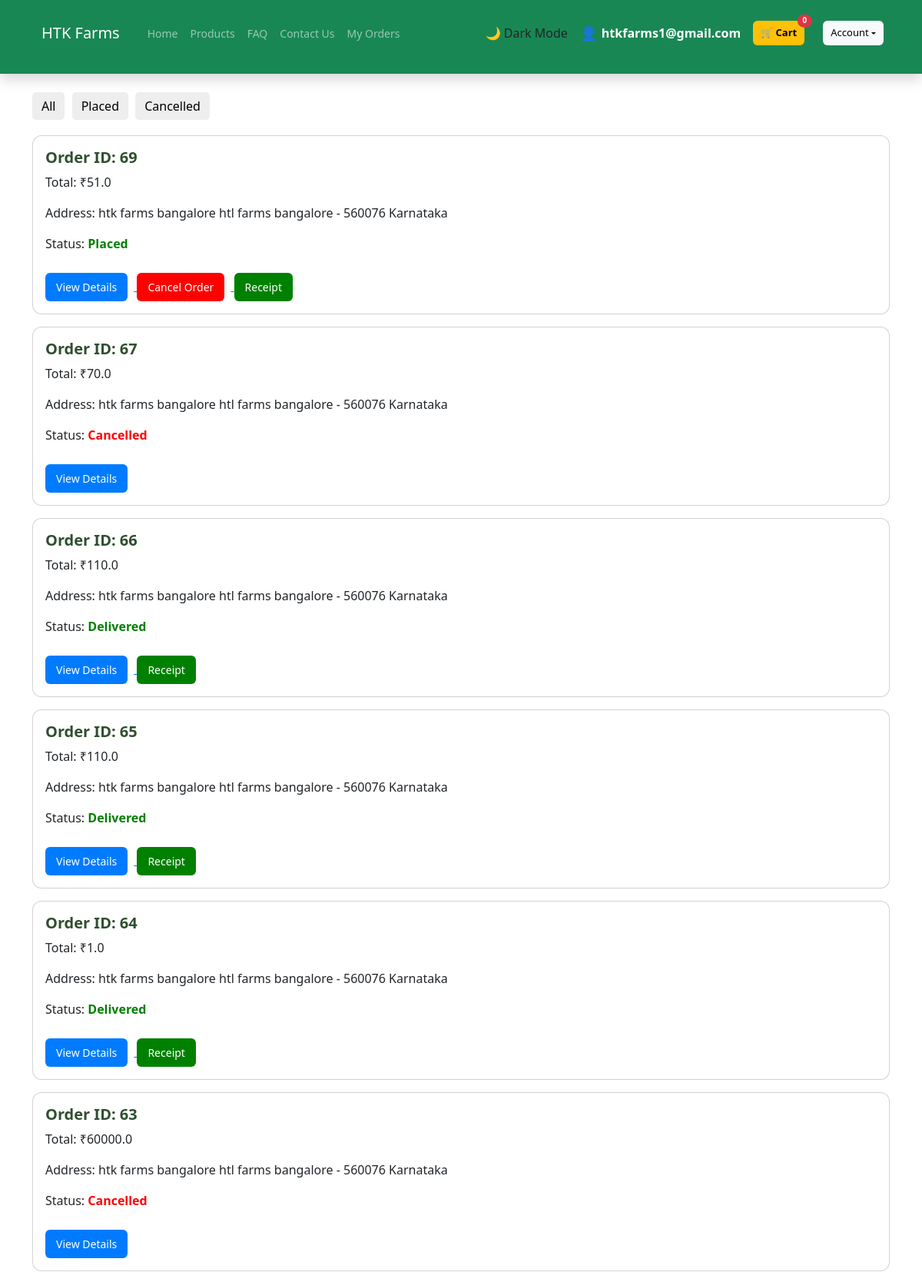
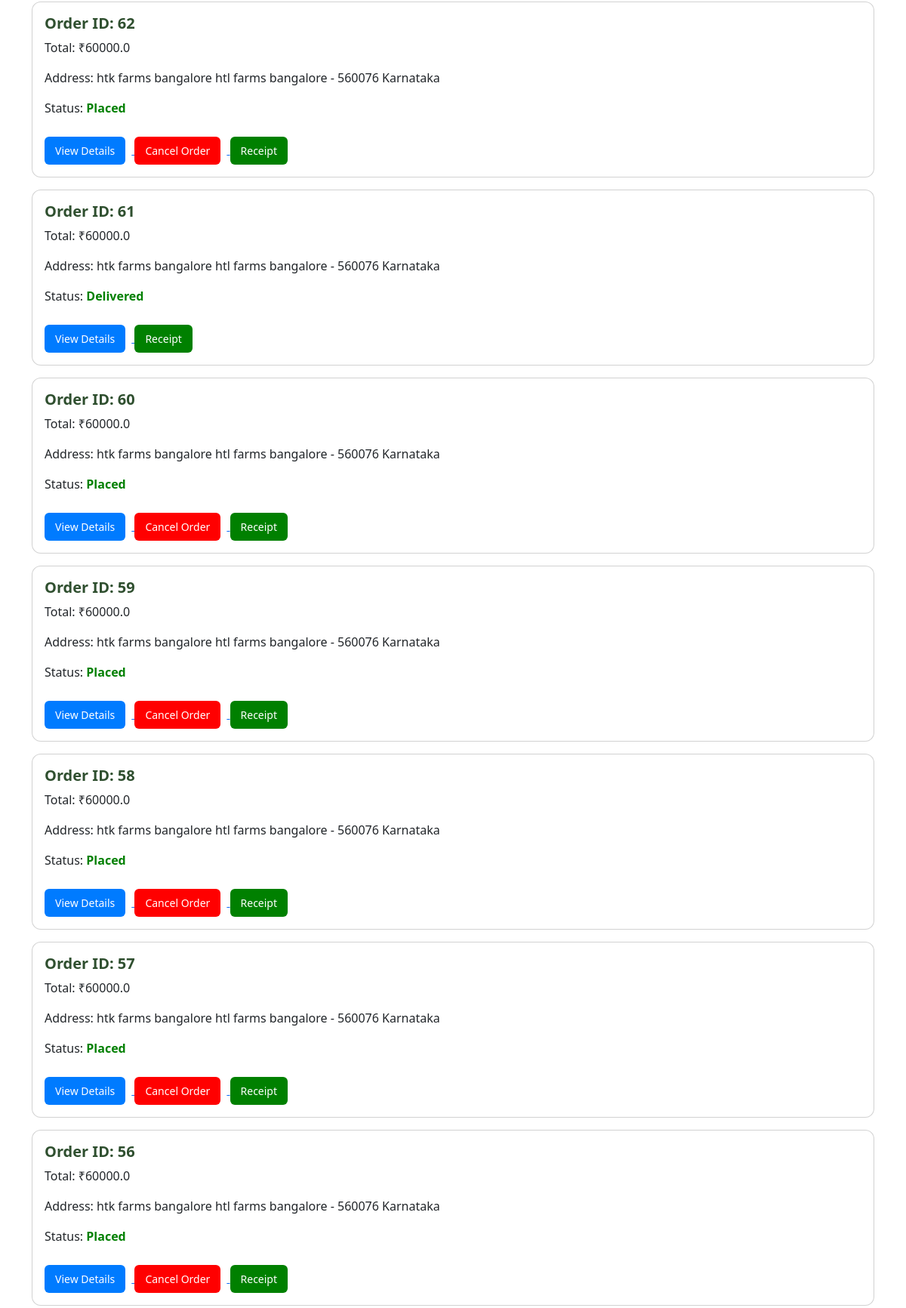
Screenshot of /orders/ (signed in, upper part) with the database file from the repository (2 pictures, top to bottom).
### htkapp/models.py (models this page shows, shortened)
class Order(models.Model):
    STATUS_CHOICES = [
        ('placed', 'Placed'),
        ('shipped', 'Shipped'),
        ('delivered', 'Delivered'),
        ('cancelled', 'Cancelled'),
    ]
    user = models.ForeignKey(User, on_delete=models.CASCADE)
    name = models.CharField(max_length=100)
    total_price = models.FloatField()
    address = models.TextField()
    phone = models.CharField(max_length=15)
    status = models.CharField(
        max_length=20,
        choices=STATUS_CHOICES,
        default='placed'
    )
    created_at = models.DateTimeField(auto_now_add=True)
    is_paid = models.BooleanField(default=False)
    payment_method = models.CharField(max_length=20, blank=True, null=True)

### htkapp/views.py (the view)
# urls.py: path('orders/', views.order_history, name='order_history'),
@login_required
def order_history(request):
    status = request.GET.get("status")
    orders = Order.objects.filter(user=request.user)
    if status and status != "all":
        orders = orders.filter(status=status)
    orders = orders.order_by('-id')
    return render(request, "order_history.html", {
        "orders": orders
    })

### htkapp/context_processors.py (called while the page is built)
def categories_processor(request):
    return {
        "categories": Category.objects.all()
    }

### htkapp/views.py (called while the page is built)
def get_cart_count(request):
    if request.user.is_authenticated:
        count = sum(item.quantity for item in CartItem.objects.filter(user=request.user))
    else:
        count = 0
    return {
        "cart_count": count
    }

### templates/order_history.html (shortened to what this page needs)
{% extends 'base.html' %}
{% block content %}
<div style="margin-bottom:20px;">
    <a href="?status=all"><button class="filter-btn">All</button></a>
    <a href="?status=placed"><button class="filter-btn">Placed</button></a>
    <a href="?status=cancelled"><button class="filter-btn">Cancelled</button></a>
</div>
{% for order in orders %}
<div class="card mb-3 p-3">
    <h5>Order ID: {{ order.id }}</h5>
    <p>Total: ₹{{ order.total_price }}</p>
    <p>Address: {{ order.address }}</p>
    <p>
        Status:
        <span class="
            {% if order.status == 'cancelled' %}
                status-cancelled
            {% else %}
                status-placed
            {% endif %}
        ">
            {{ order.get_status_display }}
        </span>
    </p>
    <div style="margin-top:10px;">
        <a href="{% url 'order_detail' order.id %}">
            <button class="btn view-btn">View Details</button>
        </a>
        {% if order.status == "placed" %}
            <a href="{% url 'cancel_order' order.id %}">
                <button class="btn cancel-btn">Cancel Order</button>
            </a>
        {% endif %}
        {% if order.status != "cancelled" %}
            <a href="{% url 'download_receipt' order.id %}">
                <button class="btn receipt-btn">Receipt</button>
            </a>
        {% endif %}
    </div>
</div>
{% endfor %}
{% endblock %}

### templates/base.html (shortened to what this page needs)
<!DOCTYPE html>
<html>
<head>
  {% load static %}
  <link href="https://cdn.jsdelivr.net/npm/bootstrap@5.3.2/dist/css/bootstrap.min.css" rel="stylesheet">
  <link rel="stylesheet" href="{% static 'css/style.css' %}">
</head>
<body class="d-flex flex-column min-vh-100">
  <nav class="navbar navbar-expand-lg navbar-dark bg-success fixed-top shadow">
    <div class="container" style="padding-top: 20px; margin-bottom: 30px;">
      <a class="navbar-brand" href="/">HTK Farms</a>
      <div class="collapse navbar-collapse" id="navbarNav">
        <ul class="navbar-nav me-auto">
          <li class="nav-item">
            <a class="nav-link" href="/">Home</a>
          </li>
          <li class="nav-item">
            <a class="nav-link" href="/products/">Products</a>
          </li>
          <li class="nav-item">
            <a class="nav-link" href="{% url 'faq' %}">FAQ</a>
          </li>
          <li class="nav-item">
            <a class="nav-link" href="{% url 'contact' %}">Contact Us</a>
          </li>
          {% if user.is_authenticated and not user.is_superuser %}
          <a class="nav-link" href="{% url 'order_history' %}">My Orders</a>
          {% endif %}
        </ul>
        <div class="d-flex align-items-center gap-3">
          <button id="modeToggle" class="dropdown-item">
          </button>
          {% if user.is_authenticated and not user.is_superuser %}
          <div class="d-flex align-items-center text-white">
            <span style="font-size:18px; margin-right:6px;">👤</span>
            <strong>{{ request.user.username }}</strong>
          </div>
          <a href="/cart/" class="btn btn-warning btn-sm fw-bold position-relative"> 🛒 Cart
            <span id="cart-count"
              class="position-absolute top-0 start-100 translate-middle badge rounded-pill bg-danger">
              {{ cart_count }}
            </span>
          </a>
          <div class="dropdown">
            <button class="btn btn-light dropdown-toggle" data-bs-toggle="dropdown">
              Account
            </button>
          </div>
          {% elif not user.is_authenticated %}
          <button class="btn btn-light" data-bs-toggle="modal" data-bs-target="#loginModal">
            Account
          </button>
          {% endif %}
        </div>
      </div>
    </div>
  </nav>
  <main class="flex-grow-1">
    <div class="container" style="margin-top:65px; padding-top: 5px;">
      {% block content %}
      {% endblock %}
    </div>
  </main>
</body>
</html>

### static/css/style.css (style rules this page uses)
body { padding-top: 50px; }
.status-placed { color: green; font-weight: bold; }
.status-cancelled { color: red; font-weight: bold; }
.filter-btn { padding: 6px 12px; margin-right: 5px; border: none; background-color: #eee; cursor: pointer; border-radius: 5px; }
.btn { padding: 8px 14px; border: none; border-radius: 6px; cursor: pointer; margin-right: 8px; font-size: 14px; }
.view-btn { background-color: #007bff; color: white; }
.cancel-btn { background-color: red; color: white; }
.receipt-btn { background-color: green; color: white; }
.card { transition: 0.3s; cursor: pointer; border-radius: 12px; }
body { transition: background-color 0.3s ease, color 0.3s ease; }
#modeToggle { cursor: pointer; }
.navbar .btn { height: 32px; padding: 6px 10px; display: flex; align-items: center; font-size: 13px; }
.container h5 { font-weight: 600; color: #2f4f2f; }
section, .container { margin-bottom: 40px; }
.btn { transition: 0.3s; white-space: nowrap; }
.navbar-nav { flex-wrap: wrap; }
.container { max-width: 1140px; }
.navbar { padding-top: 0 !important; padding-bottom: 0 !important; min-height: 40px; }
.navbar-brand { font-size: 20px; padding: 8px 12px 8px 12px; }
.navbar-nav .nav-link { padding-top: 6px; padding-bottom: 6px; font-size: 14px; }

### rows the page displays
Order: id "69", total_price "51.0", address "htk farms bangalore htl farms bangalore - 560076 Karnataka", status "Placed", shows "Cancel Order", shows "Receipt"
Order: id "67", total_price "70.0", address "htk farms bangalore htl farms bangalore - 560076 Karnataka", status "Cancelled"
Order: id "66", total_price "110.0", address "htk farms bangalore htl farms bangalore - 560076 Karnataka", status "Delivered", shows "Receipt"
Order: id "65", total_price "110.0", address "htk farms bangalore htl farms bangalore - 560076 Karnataka", status "Delivered", shows "Receipt"
Order: id "64", total_price "1.0", address "htk farms bangalore htl farms bangalore - 560076 Karnataka", status "Delivered", shows "Receipt"
Order: id "63", total_price "60000.0", address "htk farms bangalore htl farms bangalore - 560076 Karnataka", status "Cancelled"
Order: id "62", total_price "60000.0", address "htk farms bangalore htl farms bangalore - 560076 Karnataka", status "Placed", shows "Cancel Order", shows "Receipt"
Order: id "61", total_price "60000.0", address "htk farms bangalore htl farms bangalore - 560076 Karnataka", status "Delivered", shows "Receipt"
Order: id "60", total_price "60000.0", address "htk farms bangalore htl farms bangalore - 560076 Karnataka", status "Placed", shows "Cancel Order", shows "Receipt"
Order: id "59", total_price "60000.0", address "htk farms bangalore htl farms bangalore - 560076 Karnataka", status "Placed", shows "Cancel Order", shows "Receipt"
Order: id "58", total_price "60000.0", address "htk farms bangalore htl farms bangalore - 560076 Karnataka", status "Placed", shows "Cancel Order", shows "Receipt"
Order: id "57", total_price "60000.0", address "htk farms bangalore htl farms bangalore - 560076 Karnataka", status "Placed", shows "Cancel Order", shows "Receipt"
Order: id "56", total_price "60000.0", address "htk farms bangalore htl farms bangalore - 560076 Karnataka", status "Placed", shows "Cancel Order", shows "Receipt"

### other values shown
{{ request.user.username }} "htkfarms1@gmail.com"
{{ cart_count }} "0"
